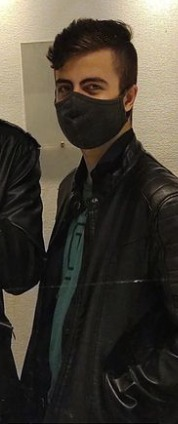
#> input picture python/converter_image/img.jpeg, 178 x 424 px
$ python converter.py
#> lines starting #> are read from the running program, lines starting #| are printed output that depends on the picture; after the words box and inside, x2 and y2 are one past the last pixel; in counts of white or black regions, pixels touching at a corner belong together
#pip install opencv-python
import cv2  #OpenCV
#import numpy as np

img = cv2.imread('./img.jpeg')
#> img is the input picture: shape (424, 178, 3); mean B, G, R 53.9, 64.4, 70.5

gray = cv2.cvtColor(img, cv2.COLOR_BGR2GRAY)
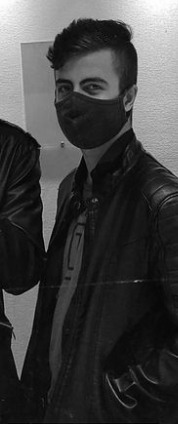
#> gray: shape (424, 178); min 0, max 254, mean 65
gray = cv2.medianBlur(gray, 5)
edges = cv2.adaptiveThreshold(gray, 255, cv2.ADAPTIVE_THRESH_MEAN_C, cv2.THRESH_BINARY, 9, 9)
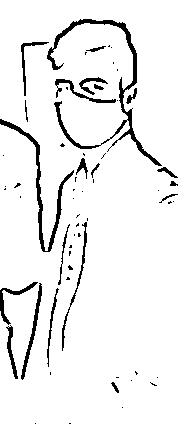
#> edges: shape (424, 178); 93.3% white; 62 black regions (41 under 20 px), largest, box (x1, y1, x2, y2) and area: (47, 19, 162, 166) 1530, (0, 119, 74, 252) 900, (21, 283, 42, 380) 341

color = cv2.bilateralFilter(img, 9, 250, 250)
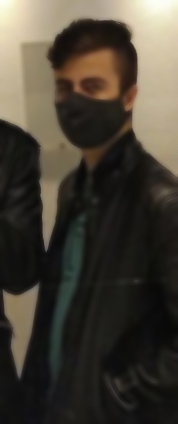
#> color: shape (424, 178, 3); mean B, G, R 53.9, 64.4, 70.4
cartoon = cv2.bitwise_and(color, color, mask=edges)
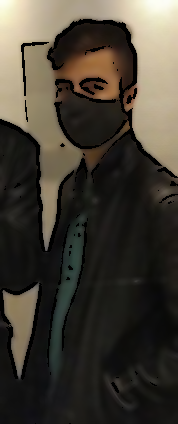
#> cartoon: shape (424, 178, 3); mean B, G, R 51.5, 61.4, 66.9

#cv2.imshow('Image', img)
#cv2.imshow('edges', edges)
cv2.imshow('Cartoon', cartoon)
cv2.waitKey(0)
cv2.destroyAllWindows()
